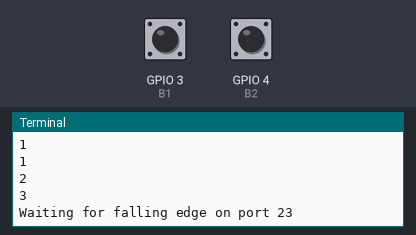
Bench run of a program on a simulated Raspberry Pi (BCM pin numbers). On the bench: the last lines printed to the terminal. Inputs (shaded band) come from the test bench; at power-on: GPIO 3 (B1) HIGH, GPIO 4 (B2) HIGH. At 2.9 s the program stops and its outputs stay as they are.

Above: at 1.2 s.
1.3 s: GPIO 3 (B1) pulled LOW for 0.15 s
At 1.9 s:
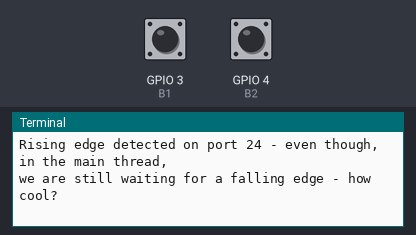
2.9 s: GPIO 4 (B2) pulled LOW for 0.15 s
At 4.1 s:
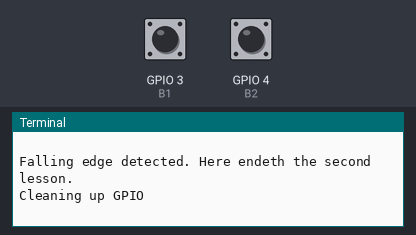
Timing chart, 0 to 4.4 s (numbered marks = the images above; inputs shaded):
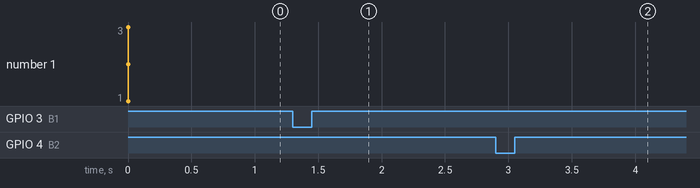

The program:

button.py
```python
# coding: utf-8

# In[40]:

import RPi.GPIO as GPIO
import time
import sys

B1 = 3
B2 = 4
def init():
    # to use Raspberry Pi board pin numbers
    GPIO.setmode(GPIO.BCM)

    GPIO.setup(B1, GPIO.IN, pull_up_down=GPIO.PUD_UP)
    GPIO.setup(B2, GPIO.IN, pull_up_down=GPIO.PUD_UP)

def cleanup():
    print "Cleaning up GPIO"
    GPIO.cleanup()


# In[1]:

print(1)
init()
print(1)
try:
    print(1)
    def my_callback(channel):
        print "Rising edge detected on port 24 - even though, in the main thread,"
        print "we are still waiting for a falling edge - how cool?\n"
    print(2)
    GPIO.add_event_detect(B1, GPIO.FALLING, callback=my_callback, bouncetime=200)
    print(3)

    print "Waiting for falling edge on port 23"
    GPIO.wait_for_edge(B2, GPIO.FALLING)
    print "Falling edge detected. Here endeth the second lesson."
    cleanup()
except Exception as e:
    print("Exception caught: {0}".format(e))
    cleanup()
```

Measured:
- after the input at 1.3 s, the terminal: prints a new line at once (image 1)
- after the input at 2.9 s, the terminal: prints a new line at once (image 2)
